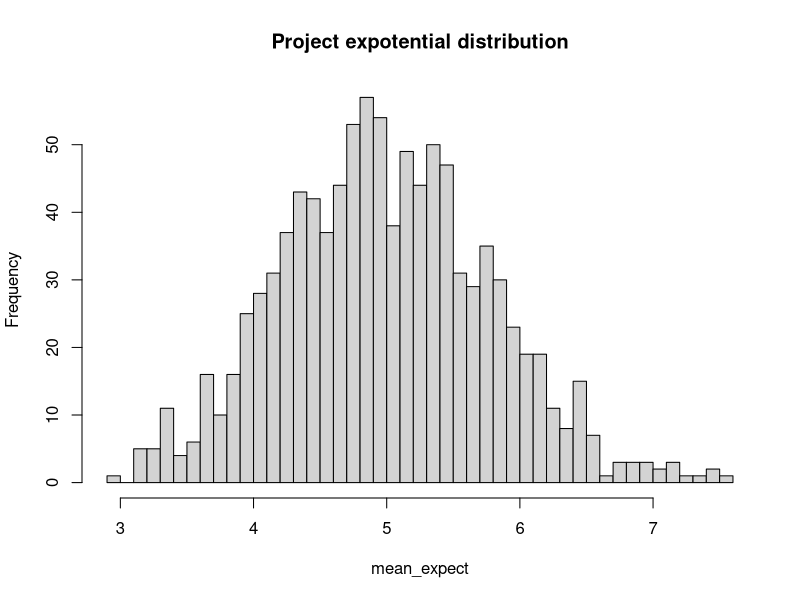
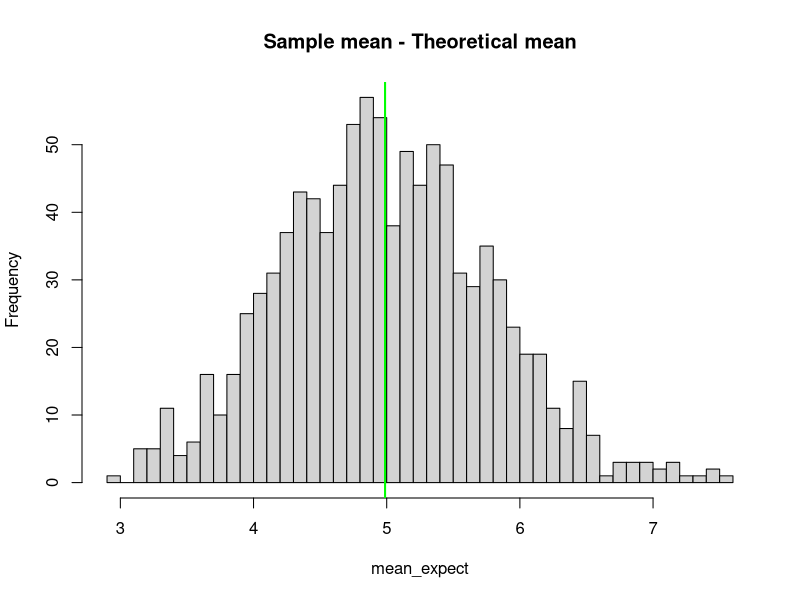
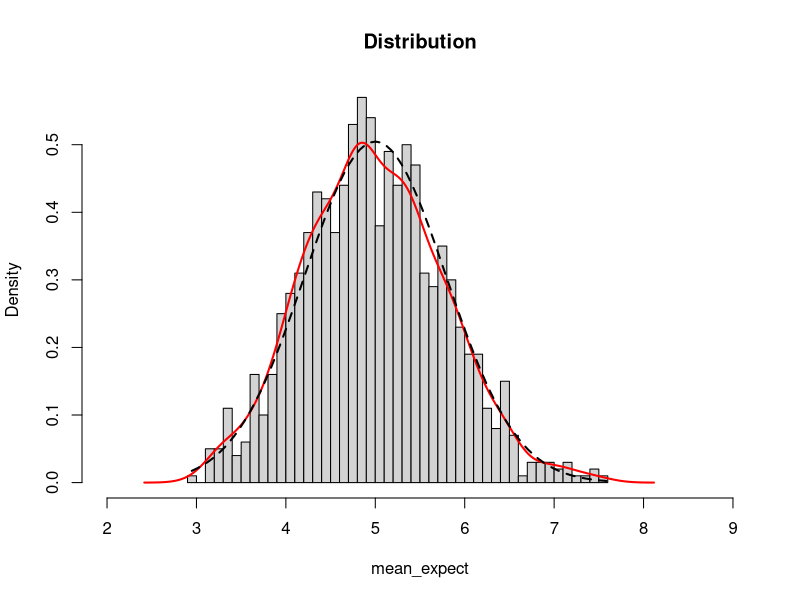

Write R code to recreate these figures, in order.
## ---- chunk 1
knitr::opts_chunk$set(echo = TRUE)
## ---- chunk 2
library(tidyverse)
## ---- chunk 3
lambda <- 0.2 # Set lambda = 0.2 for all of the simulations.
n <- 40  # You will investigate the distribution of averages of 40 exponentials.
simulations <- 1000 # You will need to do a thousand simulations.

## ---- chunk 4

sim_expect <- replicate(simulations, rexp(n,lambda))

## ---- chunk 5

mean_expect <- apply(sim_expect, 2, mean)

## ---- chunk 6
hist(mean_expect, breaks = n, main = "Project expotential distribution")
## ---- chunk 7

mean(mean_expect)
hist(mean_expect, breaks = n, main = "Sample mean - Theoretical mean")
abline(v = mean(mean_expect), col = "green", lwd = 2)


## ---- chunk 8
#Sample Variance

sd(mean_expect)^2

#Theoretical Variance

(1/lambda / sqrt(n))^2
tv <- (1/lambda / sqrt(n))^2


## ---- chunk 9

hist(mean_expect, prob=TRUE,main="Distribution", breaks=n, xlim=c(2,9))
lines(density(mean_expect), col="red",lwd=2)
x <- seq(min(mean_expect), max(mean_expect), length.out = 2*n)
y <- dnorm(x, mean = 1/lambda, sd = sqrt(tv))
lines(x,y,lwd = 2, col = "black", lty = 2)

